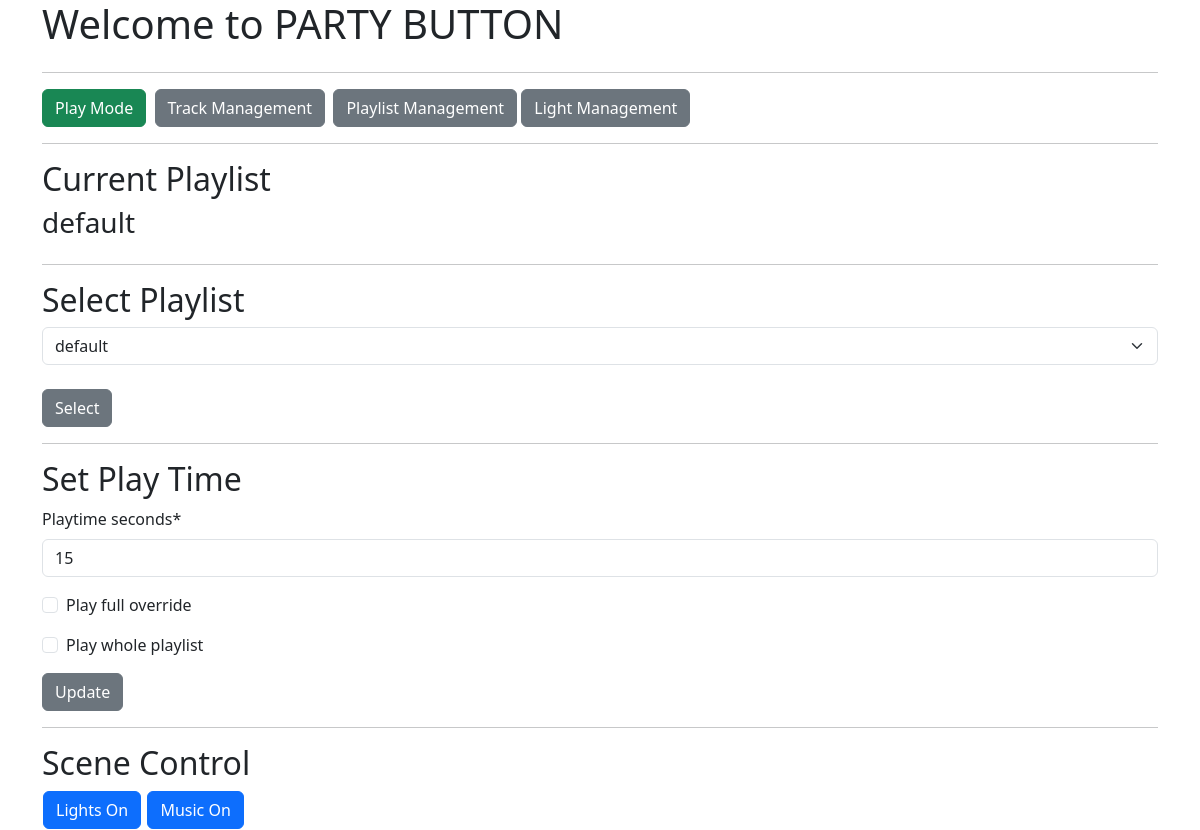
/selectplaylist/, run on an earlier commit of the app's database.
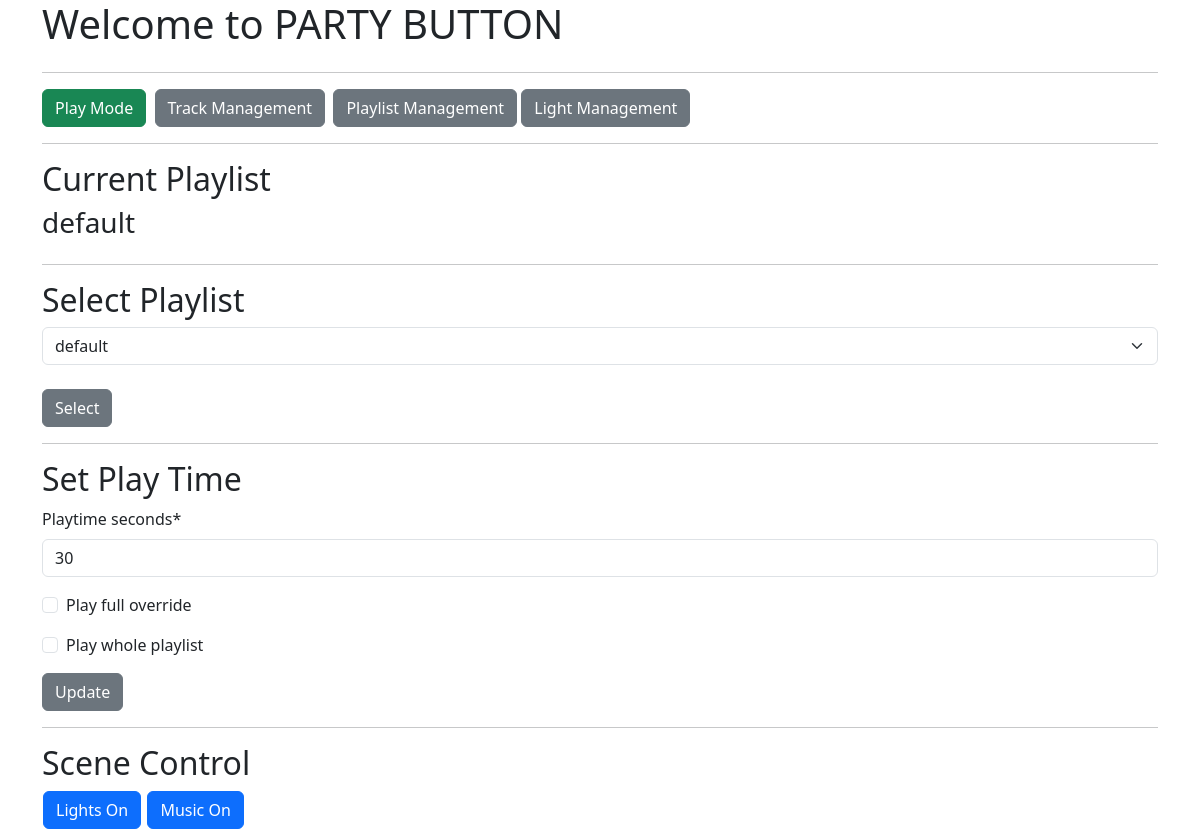
And on a later commit of the database.
### mp3_manager/models.py (models this page shows, shortened)
class Playtime(models.Model):
    playtime_seconds = models.IntegerField(blank=False, null=False,
                                  default=20,
                                  validators=[MinValueValidator(0),
                                              MaxValueValidator(600)])
    play_full_override = models.BooleanField(blank=False, null=False,
                                             default=False)
    play_whole_playlist = models.BooleanField(blank=False, null=False,
                                             default=False)
    playlist_selection = models.ForeignKey(Playlist, null=True,
                                           on_delete=models.PROTECT)
    lights_only = models.BooleanField(blank=False, null=False,
                                             default=False)
    music_only = models.BooleanField(blank=False, null=False,
                                             default=False)

class Playlist(models.Model):
    name = models.CharField(max_length=256)
    class Meta:
        ordering = ["name"]
    def __str__(self):
        return self.name

### mp3_manager/views.py (the view, shortened to what this page needs)
# urls.py: path("selectplaylist/", views.IndexView.as_view(), name='selectplaylist'),
class IndexView(generic.ListView, FormMixin):
    form_class = PlaytimeForm
    template_name = "mp3_manager/index.html"
    context_object_name = "tracks_list"
    def get(self, request):
        playlists = Playlist.objects.all()
        playtime = Playtime.objects.all()[0]
        return render(request, self.template_name,
                      {"playtime": playtime,
                       "playtimeform": PlaytimeForm(instance=playtime),
                       "playlists": playlists})

### mp3_manager/form.py
class PlaytimeForm(ModelForm):
    class Meta:
        model = Playtime
        fields = ["playtime_seconds", "play_full_override", "play_whole_playlist"]

### mp3_manager/templates/mp3_manager/index.html (shortened to what this page needs)
{% extends "./base.html" %}
{% load crispy_forms_tags %}
{% block content %}
  <div class="row">
    <div class="col">
      <a href="/"><button type="button" class="btn btn-success">Play Mode</button></a>&nbsp;
      <a href="/tracks"><button type="button" class="btn btn-secondary">Track Management</button></a>&nbsp;
      <a href="/playlists"><button type="button" class="btn btn-secondary">Playlist Management</button></a>
      <a href="/lights"><button type="button" class="btn btn-secondary">Light Management</button></a>
    </div>
  </div>
  <hr>
  <div class="row">
    <div class="col">
      <h2>Current Playlist</h2>
      <h3>{{ playtime.playlist_selection }}</h3>
    </div>
  </div>
  <hr>
  <div class="row">
    <div class="col">
       <h2>Select Playlist</h2>
       <form id="selectplaylist_form" id="selectplaylist_form" action={% url 'mp3_manager:selectplaylist' %} method="post" enctype="multipart/form-data">
        <select  class="form-select"  id="playlist_selection" name="playlist_selection">
        {% for playlist in playlists %}
          <option value="{{ playlist.pk }}">{{ playlist }}</option>
        {% endfor %}
        </select><br>
        <input class="btn btn-secondary" type="submit" form="selectplaylist_form" value="Select" id="selectplaylist_submit" name="selectplaylist_submit"></input>
       </form>
    </div>
  </div>
  <hr>
  <div class="row">
      <div class="col">
         <h2>Set Play Time</h2>
         <form id="playtime_form" id="name_form" action={% url 'mp3_manager:index' %} method="post" enctype="multipart/form-data">
          {{ playtimeform|crispy }}
         <input class="btn btn-secondary" type="submit" form="playtime_form" value="Update" id="playtime_update" name="playtime_update"></input>
         </form>
      </div>
  </div>
  <hr>
  <div class="row">
    <div class="col">
      <h2>Scene Control</h2>
      <table>
      <tr>
      <td>
      <form id="lightsctl_form" id="lightsctl_form" action={% url 'mp3_manager:index' %} method="post" enctype="multipart/form-data">
        {% if playtime.lights_only == True %}
          <input type="submit" class="btn btn-success" value="Lights Only" form="lightsctl_form" id="lightsctl_submit" name="lightsctl_submit">
        {% else %}
          {% if playtime.music_only == True %}
            <input type="submit" class="btn btn-danger" value="Lights Off" form="lightsctl_form" id="lightsctl_submit" name="lightsctl_submit">
          {% else %}
            <input type="submit" class="btn btn-primary" value="Lights On" form="lightsctl_form" id="lightsctl_submit" name="lightsctl_submit">
          {% endif %}
        {% endif %}
      </form>
      </td>
      <td>
        <form id="musicctl_form" id="musicctl_form" action={% url 'mp3_manager:index' %} method="post" enctype="multipart/form-data">
          {% if playtime.music_only == True %}
          &nbsp;<input type="submit" class="btn btn-success" value="Music Only" form="musicctl_form" id="musicctl_submit" name="musicctl_submit">
        {% else %}
          {% if playtime.lights_only == True %}
          &nbsp;<input type="submit" class="btn btn-danger" value="Music Off" form="musicctl_form" id="musicctl_submit" name="musicctl_submit">
          {% else %}
          &nbsp;<input type="submit" class="btn btn-primary" value="Music On" form="musicctl_form" id="musicctl_submit" name="musicctl_submit">
          {% endif %}
        {% endif %}
      </form>
      </td>
      </tr>
      </table>
    </div>
</div>
{% endblock %}

What changed in the data, as far as the page shows it:
changed Playtime "default": playtime_seconds "15" → "30"
